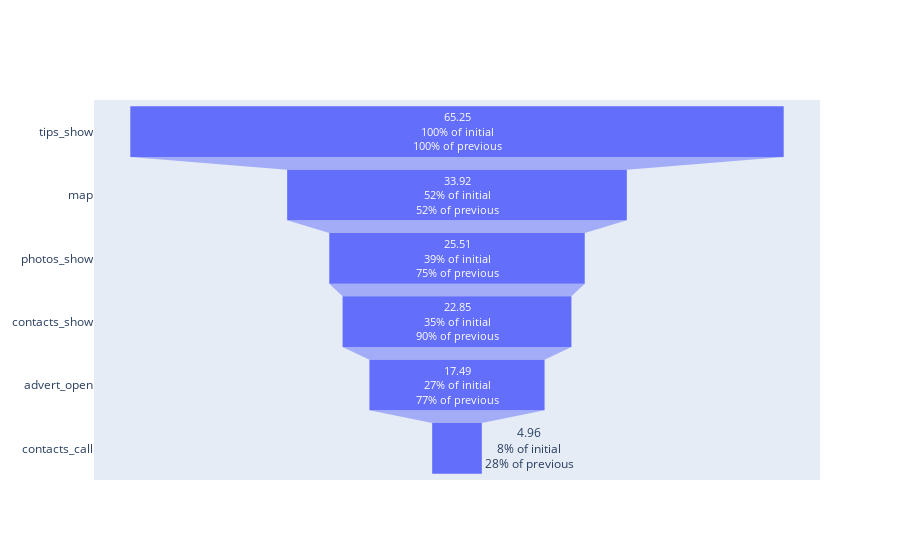

Here is the notebook cell this chart was saved with:
### Markdown cell above
981 пользователь из 4293 (22.85%) совершает целевое событие - посмотреть контакты.  

На первом месте стоит показ рекомендаций, его увидели 2801 уникальных пользователей (более 65%  от общего количества), но на втором месте стоит событие "открыть карту", что означает, что местоположение продавца имеет преимущественное значение среди всех событий, связанных с объявлением (картой пользуются чаще, чем просмотром фото ). Причем, я не могу утверждать, что в данном перечне событий они расположены именно таким образом, как будут проходить в воронке (мы можем сначала открыть фото,а потом карту или сначала открыть контакты, а потом карту). Тем не менее, для данного перечня все равно выстроим воронку, чтобы визуализировать таблицу:

### Code cell
fig = go.Figure()
fig.add_trace(go.Funnel(
    y = user_unique['event_name'],
    x = user_unique['part_from_all, %'],
    textinfo = "value+percent initial+percent previous"))

### Figure 1 — Plotly figure (JSON) as saved in the notebook; plotly's stock layout.template omitted (floating-point values rounded to 4 significant figures)
{"data": [{"textinfo": "value+percent initial+percent previous", "type": "funnel", "x": [65.25, 33.92, 25.51, 22.85, 17.49, 4.96], "y": ["tips_show", "map", "photos_show", "contacts_show", "advert_open", "contacts_call"]}], "layout": {}}
